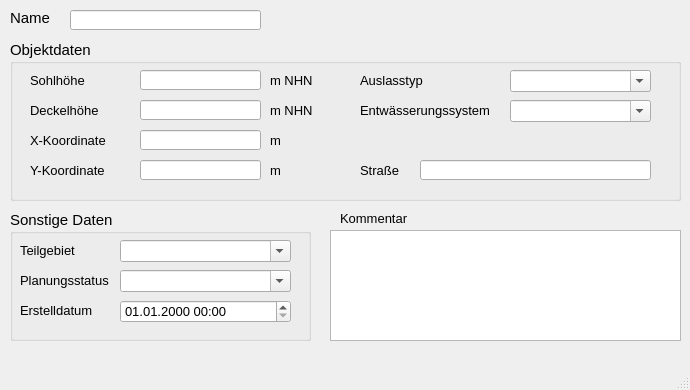
<?xml version="1.0" encoding="UTF-8"?>
<ui version="4.0">
 <class>MainWindow</class>
 <widget class="QMainWindow" name="MainWindow">
  <property name="enabled">
   <bool>true</bool>
  </property>
  <property name="geometry">
   <rect>
    <x>0</x>
    <y>0</y>
    <width>690</width>
    <height>390</height>
   </rect>
  </property>
  <property name="minimumSize">
   <size>
    <width>690</width>
    <height>390</height>
   </size>
  </property>
  <property name="font">
   <font>
    <family>Tahoma</family>
    <pointsize>10</pointsize>
   </font>
  </property>
  <property name="windowTitle">
   <string>Auslass</string>
  </property>
  <widget class="QWidget" name="centralwidget">
   <widget class="QLabel" name="label">
    <property name="geometry">
     <rect>
      <x>10</x>
      <y>10</y>
      <width>46</width>
      <height>16</height>
     </rect>
    </property>
    <property name="font">
     <font>
      <family>Tahoma</family>
      <pointsize>11</pointsize>
     </font>
    </property>
    <property name="text">
     <string>Name</string>
    </property>
   </widget>
   <widget class="QLabel" name="label_14">
    <property name="geometry">
     <rect>
      <x>340</x>
      <y>210</y>
      <width>81</width>
      <height>16</height>
     </rect>
    </property>
    <property name="font">
     <font>
      <family>Tahoma</family>
      <pointsize>10</pointsize>
     </font>
    </property>
    <property name="text">
     <string>Kommentar</string>
    </property>
   </widget>
   <widget class="QTextEdit" name="kommentar">
    <property name="geometry">
     <rect>
      <x>330</x>
      <y>230</y>
      <width>351</width>
      <height>111</height>
     </rect>
    </property>
    <property name="minimumSize">
     <size>
      <width>0</width>
      <height>0</height>
     </size>
    </property>
    <property name="font">
     <font>
      <family>Tahoma</family>
      <pointsize>10</pointsize>
     </font>
    </property>
    <property name="toolTip">
     <string>&lt;html&gt;&lt;head/&gt;&lt;body&gt;&lt;p&gt;Platz für eigene Kommentare.&lt;/p&gt;&lt;/body&gt;&lt;/html&gt;</string>
    </property>
    <property name="statusTip">
     <string>Platz für eigene Kommentare.</string>
    </property>
   </widget>
   <widget class="QLineEdit" name="schnam">
    <property name="geometry">
     <rect>
      <x>70</x>
      <y>10</y>
      <width>191</width>
      <height>20</height>
     </rect>
    </property>
    <property name="font">
     <font>
      <family>Tahoma</family>
      <pointsize>11</pointsize>
     </font>
    </property>
    <property name="toolTip">
     <string>&lt;html&gt;&lt;head/&gt;&lt;body&gt;&lt;p&gt;Eindeutige Bezeichnung&lt;/p&gt;&lt;/body&gt;&lt;/html&gt;</string>
    </property>
    <property name="statusTip">
     <string>Eindeutige Bezeichnung</string>
    </property>
   </widget>
   <widget class="QGroupBox" name="groupBox_3">
    <property name="geometry">
     <rect>
      <x>10</x>
      <y>210</y>
      <width>301</width>
      <height>131</height>
     </rect>
    </property>
    <property name="font">
     <font>
      <family>Tahoma</family>
      <pointsize>11</pointsize>
     </font>
    </property>
    <property name="title">
     <string>Sonstige Daten</string>
    </property>
    <widget class="QLabel" name="label_15">
     <property name="geometry">
      <rect>
       <x>10</x>
       <y>30</y>
       <width>101</width>
       <height>20</height>
      </rect>
     </property>
     <property name="font">
      <font>
       <family>Tahoma</family>
       <pointsize>10</pointsize>
      </font>
     </property>
     <property name="text">
      <string>Teilgebiet</string>
     </property>
     <property name="buddy">
      <cstring>simstatus</cstring>
     </property>
    </widget>
    <widget class="QLabel" name="label_16">
     <property name="geometry">
      <rect>
       <x>10</x>
       <y>60</y>
       <width>101</width>
       <height>21</height>
      </rect>
     </property>
     <property name="font">
      <font>
       <family>Tahoma</family>
       <pointsize>10</pointsize>
      </font>
     </property>
     <property name="text">
      <string>Planungsstatus</string>
     </property>
     <property name="buddy">
      <cstring>simstatus</cstring>
     </property>
    </widget>
    <widget class="QLabel" name="label_71">
     <property name="geometry">
      <rect>
       <x>10</x>
       <y>90</y>
       <width>101</width>
       <height>21</height>
      </rect>
     </property>
     <property name="font">
      <font>
       <family>Tahoma</family>
       <pointsize>10</pointsize>
      </font>
     </property>
     <property name="text">
      <string>Erstelldatum</string>
     </property>
    </widget>
    <widget class="QComboBox" name="teilgebiet">
     <property name="geometry">
      <rect>
       <x>110</x>
       <y>30</y>
       <width>171</width>
       <height>22</height>
      </rect>
     </property>
     <property name="font">
      <font>
       <family>Tahoma</family>
       <pointsize>10</pointsize>
      </font>
     </property>
     <property name="toolTip">
      <string>&lt;html&gt;&lt;head/&gt;&lt;body&gt;&lt;p&gt;zur Zuordnung auf ein selbstständig festgelegtes Teilgebiet&lt;/p&gt;&lt;/body&gt;&lt;/html&gt;</string>
     </property>
     <property name="statusTip">
      <string>zur Zuordnung auf ein selbstständig festgelegtes Teilgebiet</string>
     </property>
     <property name="editable">
      <bool>true</bool>
     </property>
    </widget>
    <widget class="QComboBox" name="simstatus">
     <property name="enabled">
      <bool>true</bool>
     </property>
     <property name="geometry">
      <rect>
       <x>110</x>
       <y>60</y>
       <width>171</width>
       <height>22</height>
      </rect>
     </property>
     <property name="font">
      <font>
       <family>Tahoma</family>
       <pointsize>10</pointsize>
      </font>
     </property>
     <property name="toolTip">
      <string>&lt;html&gt;&lt;head/&gt;&lt;body&gt;&lt;p&gt;aktueller Status (z.B. vorhanden, in Planung etc.)&lt;/p&gt;&lt;/body&gt;&lt;/html&gt;</string>
     </property>
     <property name="statusTip">
      <string>aktueller Status (z.B. vorhanden, in Planung etc.)</string>
     </property>
     <property name="editable">
      <bool>true</bool>
     </property>
    </widget>
    <widget class="QgsDateTimeEdit" name="createdat">
     <property name="geometry">
      <rect>
       <x>110</x>
       <y>90</y>
       <width>171</width>
       <height>23</height>
      </rect>
     </property>
     <property name="font">
      <font>
       <family>Tahoma</family>
       <pointsize>10</pointsize>
      </font>
     </property>
     <property name="currentSection">
      <enum>QDateTimeEdit::DaySection</enum>
     </property>
     <property name="displayFormat">
      <string>dd.MM.yyyy HH:mm</string>
     </property>
    </widget>
   </widget>
   <widget class="QGroupBox" name="groupBox_2">
    <property name="geometry">
     <rect>
      <x>10</x>
      <y>40</y>
      <width>671</width>
      <height>161</height>
     </rect>
    </property>
    <property name="font">
     <font>
      <family>Tahoma</family>
      <pointsize>11</pointsize>
     </font>
    </property>
    <property name="title">
     <string>Objektdaten</string>
    </property>
    <widget class="QLabel" name="label_4">
     <property name="geometry">
      <rect>
       <x>20</x>
       <y>30</y>
       <width>81</width>
       <height>21</height>
      </rect>
     </property>
     <property name="font">
      <font>
       <family>Tahoma</family>
       <pointsize>10</pointsize>
      </font>
     </property>
     <property name="text">
      <string>Sohlhöhe</string>
     </property>
    </widget>
    <widget class="QLabel" name="label_13">
     <property name="geometry">
      <rect>
       <x>260</x>
       <y>90</y>
       <width>41</width>
       <height>21</height>
      </rect>
     </property>
     <property name="font">
      <font>
       <family>Tahoma</family>
       <pointsize>10</pointsize>
      </font>
     </property>
     <property name="text">
      <string>m</string>
     </property>
    </widget>
    <widget class="QLabel" name="label_17">
     <property name="geometry">
      <rect>
       <x>20</x>
       <y>60</y>
       <width>81</width>
       <height>21</height>
      </rect>
     </property>
     <property name="font">
      <font>
       <family>Tahoma</family>
       <pointsize>10</pointsize>
      </font>
     </property>
     <property name="text">
      <string>Deckelhöhe</string>
     </property>
    </widget>
    <widget class="QLabel" name="label_18">
     <property name="geometry">
      <rect>
       <x>260</x>
       <y>120</y>
       <width>41</width>
       <height>21</height>
      </rect>
     </property>
     <property name="font">
      <font>
       <family>Tahoma</family>
       <pointsize>10</pointsize>
      </font>
     </property>
     <property name="text">
      <string>m</string>
     </property>
    </widget>
    <widget class="QLabel" name="label_19">
     <property name="geometry">
      <rect>
       <x>20</x>
       <y>120</y>
       <width>81</width>
       <height>21</height>
      </rect>
     </property>
     <property name="font">
      <font>
       <family>Tahoma</family>
       <pointsize>10</pointsize>
      </font>
     </property>
     <property name="text">
      <string>Y-Koordinate</string>
     </property>
    </widget>
    <widget class="QLabel" name="label_20">
     <property name="geometry">
      <rect>
       <x>260</x>
       <y>60</y>
       <width>51</width>
       <height>21</height>
      </rect>
     </property>
     <property name="font">
      <font>
       <family>Tahoma</family>
       <pointsize>10</pointsize>
      </font>
     </property>
     <property name="text">
      <string>m NHN</string>
     </property>
    </widget>
    <widget class="QLabel" name="label_21">
     <property name="geometry">
      <rect>
       <x>260</x>
       <y>30</y>
       <width>51</width>
       <height>21</height>
      </rect>
     </property>
     <property name="font">
      <font>
       <family>Tahoma</family>
       <pointsize>10</pointsize>
      </font>
     </property>
     <property name="text">
      <string>m NHN</string>
     </property>
    </widget>
    <widget class="QLabel" name="label_22">
     <property name="geometry">
      <rect>
       <x>20</x>
       <y>90</y>
       <width>81</width>
       <height>21</height>
      </rect>
     </property>
     <property name="font">
      <font>
       <family>Tahoma</family>
       <pointsize>10</pointsize>
      </font>
     </property>
     <property name="text">
      <string>X-Koordinate</string>
     </property>
    </widget>
    <widget class="QLabel" name="label_2">
     <property name="geometry">
      <rect>
       <x>350</x>
       <y>120</y>
       <width>61</width>
       <height>21</height>
      </rect>
     </property>
     <property name="font">
      <font>
       <family>Tahoma</family>
       <pointsize>10</pointsize>
      </font>
     </property>
     <property name="text">
      <string>Straße</string>
     </property>
    </widget>
    <widget class="QLabel" name="label_44">
     <property name="geometry">
      <rect>
       <x>350</x>
       <y>60</y>
       <width>131</width>
       <height>21</height>
      </rect>
     </property>
     <property name="font">
      <font>
       <family>Tahoma</family>
       <pointsize>10</pointsize>
      </font>
     </property>
     <property name="text">
      <string>Entwässerungssystem</string>
     </property>
    </widget>
    <widget class="QLineEdit" name="sohlhoehe">
     <property name="geometry">
      <rect>
       <x>130</x>
       <y>30</y>
       <width>121</width>
       <height>20</height>
      </rect>
     </property>
     <property name="font">
      <font>
       <family>Tahoma</family>
       <pointsize>10</pointsize>
      </font>
     </property>
     <property name="toolTip">
      <string>&lt;html&gt;&lt;head/&gt;&lt;body&gt;&lt;p&gt;Höhe der Sohle&lt;/p&gt;&lt;/body&gt;&lt;/html&gt;</string>
     </property>
     <property name="statusTip">
      <string>Höhe der Sohle</string>
     </property>
    </widget>
    <widget class="QLineEdit" name="deckelhoehe">
     <property name="geometry">
      <rect>
       <x>130</x>
       <y>60</y>
       <width>121</width>
       <height>20</height>
      </rect>
     </property>
     <property name="font">
      <font>
       <family>Tahoma</family>
       <pointsize>10</pointsize>
      </font>
     </property>
     <property name="toolTip">
      <string>&lt;html&gt;&lt;head/&gt;&lt;body&gt;&lt;p&gt;Höhe des Kanaldeckels (i.d.R gleich Geländehöhe) &lt;/p&gt;&lt;/body&gt;&lt;/html&gt;</string>
     </property>
     <property name="statusTip">
      <string>Höhe des Kanaldeckels (i.d.R gleich Geländehöhe) </string>
     </property>
    </widget>
    <widget class="QLineEdit" name="x">
     <property name="geometry">
      <rect>
       <x>130</x>
       <y>90</y>
       <width>121</width>
       <height>20</height>
      </rect>
     </property>
     <property name="font">
      <font>
       <family>Tahoma</family>
       <pointsize>10</pointsize>
      </font>
     </property>
     <property name="toolTip">
      <string>&lt;html&gt;&lt;head/&gt;&lt;body&gt;&lt;p&gt;Lage-Koordinate (im Projektionssystem des Layers)&lt;/p&gt;&lt;/body&gt;&lt;/html&gt;</string>
     </property>
     <property name="statusTip">
      <string>Lage-Koordinate (im Projektionssystem des Layers)</string>
     </property>
     <property name="readOnly">
      <bool>true</bool>
     </property>
    </widget>
    <widget class="QLineEdit" name="y">
     <property name="geometry">
      <rect>
       <x>130</x>
       <y>120</y>
       <width>121</width>
       <height>20</height>
      </rect>
     </property>
     <property name="font">
      <font>
       <family>Tahoma</family>
       <pointsize>10</pointsize>
      </font>
     </property>
     <property name="toolTip">
      <string>&lt;html&gt;&lt;head/&gt;&lt;body&gt;&lt;p&gt;Lage-Koordinate (für Deutschland z.B ETRS89 / UTM Zone 32N) &lt;/p&gt;&lt;/body&gt;&lt;/html&gt;</string>
     </property>
     <property name="statusTip">
      <string>Lage-Koordinate (für Deutschland z.B ETRS89 / UTM Zone 32N)</string>
     </property>
     <property name="readOnly">
      <bool>true</bool>
     </property>
    </widget>
    <widget class="QLineEdit" name="strasse">
     <property name="geometry">
      <rect>
       <x>410</x>
       <y>120</y>
       <width>231</width>
       <height>20</height>
      </rect>
     </property>
     <property name="font">
      <font>
       <family>Tahoma</family>
       <pointsize>10</pointsize>
      </font>
     </property>
     <property name="toolTip">
      <string>&lt;html&gt;&lt;head/&gt;&lt;body&gt;&lt;p&gt;Straßenname&lt;/p&gt;&lt;/body&gt;&lt;/html&gt;</string>
     </property>
     <property name="statusTip">
      <string>Straßenname</string>
     </property>
    </widget>
    <widget class="QComboBox" name="entwart">
     <property name="geometry">
      <rect>
       <x>500</x>
       <y>60</y>
       <width>141</width>
       <height>22</height>
      </rect>
     </property>
     <property name="font">
      <font>
       <family>Tahoma</family>
       <pointsize>10</pointsize>
      </font>
     </property>
     <property name="toolTip">
      <string>&lt;html&gt;&lt;head/&gt;&lt;body&gt;&lt;p&gt;vorh. Entwässerungssystem (z.B. Mischwasser, Regenwasser etc.)&lt;/p&gt;&lt;/body&gt;&lt;/html&gt;</string>
     </property>
     <property name="statusTip">
      <string>vorh. Entwässerungssystem (z.B. Mischwasser, Regenwasser etc.)</string>
     </property>
     <property name="editable">
      <bool>true</bool>
     </property>
    </widget>
    <widget class="QLabel" name="label_40">
     <property name="geometry">
      <rect>
       <x>350</x>
       <y>30</y>
       <width>91</width>
       <height>21</height>
      </rect>
     </property>
     <property name="font">
      <font>
       <family>Tahoma</family>
       <pointsize>10</pointsize>
      </font>
     </property>
     <property name="text">
      <string>Auslasstyp</string>
     </property>
    </widget>
    <widget class="QComboBox" name="auslasstyp">
     <property name="geometry">
      <rect>
       <x>500</x>
       <y>30</y>
       <width>141</width>
       <height>22</height>
      </rect>
     </property>
     <property name="font">
      <font>
       <family>Tahoma</family>
       <pointsize>10</pointsize>
      </font>
     </property>
     <property name="toolTip">
      <string>&lt;html&gt;&lt;head/&gt;&lt;body&gt;&lt;p&gt;Auslasstyp gem. HYSTEM-EXTRAN (z.B.: Frei, Normal, Konstant etc.)&lt;/p&gt;&lt;/body&gt;&lt;/html&gt;</string>
     </property>
     <property name="statusTip">
      <string>Auslasstyp gem. HYSTEM-EXTRAN (z.B.: Frei, Normal, Konstant etc.)</string>
     </property>
     <property name="editable">
      <bool>true</bool>
     </property>
    </widget>
   </widget>
  </widget>
  <widget class="QMenuBar" name="menubar">
   <property name="geometry">
    <rect>
     <x>0</x>
     <y>0</y>
     <width>690</width>
     <height>22</height>
    </rect>
   </property>
  </widget>
  <widget class="QStatusBar" name="statusbar"/>
 </widget>
 <customwidgets>
  <customwidget>
   <class>QgsDateTimeEdit</class>
   <extends>QDateTimeEdit</extends>
   <header>qgsdatetimeedit.h</header>
  </customwidget>
 </customwidgets>
 <tabstops>
  <tabstop>schnam</tabstop>
  <tabstop>auslasstyp</tabstop>
  <tabstop>x</tabstop>
  <tabstop>y</tabstop>
  <tabstop>sohlhoehe</tabstop>
  <tabstop>deckelhoehe</tabstop>
  <tabstop>simstatus</tabstop>
  <tabstop>entwart</tabstop>
  <tabstop>teilgebiet</tabstop>
  <tabstop>strasse</tabstop>
  <tabstop>createdat</tabstop>
  <tabstop>kommentar</tabstop>
 </tabstops>
 <resources/>
 <connections/>
</ui>
